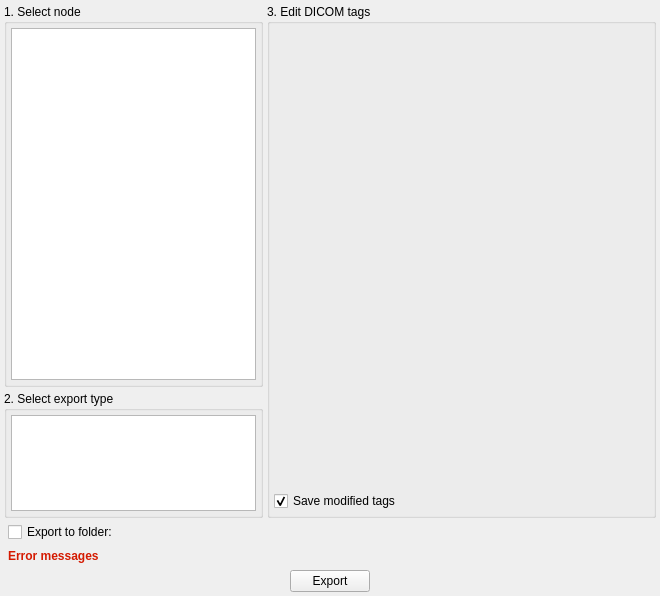
<?xml version="1.0" encoding="UTF-8"?>
<ui version="4.0">
 <class>qSlicerDICOMExportDialog</class>
 <widget class="QDialog" name="qSlicerDICOMExportDialog">
  <property name="geometry">
   <rect>
    <x>0</x>
    <y>0</y>
    <width>660</width>
    <height>596</height>
   </rect>
  </property>
  <property name="minimumSize">
   <size>
    <width>420</width>
    <height>0</height>
   </size>
  </property>
  <property name="windowTitle">
   <string>DICOM Export</string>
  </property>
  <layout class="QVBoxLayout" name="verticalLayout">
   <property name="spacing">
    <number>4</number>
   </property>
   <property name="leftMargin">
    <number>4</number>
   </property>
   <property name="topMargin">
    <number>4</number>
   </property>
   <property name="rightMargin">
    <number>4</number>
   </property>
   <property name="bottomMargin">
    <number>4</number>
   </property>
   <item>
    <layout class="QHBoxLayout" name="horizontalLayout_5">
     <property name="spacing">
      <number>4</number>
     </property>
     <item>
      <widget class="QFrame" name="frame">
       <property name="sizePolicy">
        <sizepolicy hsizetype="Expanding" vsizetype="Preferred">
         <horstretch>2</horstretch>
         <verstretch>0</verstretch>
        </sizepolicy>
       </property>
       <property name="frameShape">
        <enum>QFrame::NoFrame</enum>
       </property>
       <property name="frameShadow">
        <enum>QFrame::Raised</enum>
       </property>
       <layout class="QGridLayout" name="gridLayout_5">
        <property name="leftMargin">
         <number>0</number>
        </property>
        <property name="topMargin">
         <number>0</number>
        </property>
        <property name="rightMargin">
         <number>0</number>
        </property>
        <property name="bottomMargin">
         <number>0</number>
        </property>
        <property name="spacing">
         <number>4</number>
        </property>
        <item row="0" column="0">
         <widget class="QGroupBox" name="groupBox_1SelectNode">
          <property name="sizePolicy">
           <sizepolicy hsizetype="Preferred" vsizetype="Expanding">
            <horstretch>0</horstretch>
            <verstretch>3</verstretch>
           </sizepolicy>
          </property>
          <property name="title">
           <string>1. Select node</string>
          </property>
          <layout class="QGridLayout" name="gridLayout">
           <property name="leftMargin">
            <number>4</number>
           </property>
           <property name="topMargin">
            <number>4</number>
           </property>
           <property name="rightMargin">
            <number>4</number>
           </property>
           <property name="bottomMargin">
            <number>4</number>
           </property>
           <property name="spacing">
            <number>4</number>
           </property>
           <item row="0" column="0">
            <widget class="qMRMLSubjectHierarchyTreeView" name="SubjectHierarchyTreeView">
             <property name="sizePolicy">
              <sizepolicy hsizetype="Preferred" vsizetype="Preferred">
               <horstretch>0</horstretch>
               <verstretch>0</verstretch>
              </sizepolicy>
             </property>
             <property name="contextMenuEnabled">
              <bool>false</bool>
             </property>
            </widget>
           </item>
          </layout>
         </widget>
        </item>
        <item row="1" column="0">
         <widget class="QGroupBox" name="groupBox_2SelectExportType">
          <property name="sizePolicy">
           <sizepolicy hsizetype="Preferred" vsizetype="Expanding">
            <horstretch>0</horstretch>
            <verstretch>1</verstretch>
           </sizepolicy>
          </property>
          <property name="title">
           <string>2. Select export type</string>
          </property>
          <layout class="QGridLayout" name="gridLayout_2">
           <property name="leftMargin">
            <number>4</number>
           </property>
           <property name="topMargin">
            <number>4</number>
           </property>
           <property name="rightMargin">
            <number>4</number>
           </property>
           <property name="bottomMargin">
            <number>4</number>
           </property>
           <property name="spacing">
            <number>4</number>
           </property>
           <item row="0" column="0">
            <widget class="QListWidget" name="ExportablesListWidget">
             <property name="sizePolicy">
              <sizepolicy hsizetype="Preferred" vsizetype="Preferred">
               <horstretch>0</horstretch>
               <verstretch>0</verstretch>
              </sizepolicy>
             </property>
            </widget>
           </item>
          </layout>
         </widget>
        </item>
       </layout>
      </widget>
     </item>
     <item>
      <widget class="QGroupBox" name="groupBox_3EditDICOMTags">
       <property name="sizePolicy">
        <sizepolicy hsizetype="Preferred" vsizetype="Preferred">
         <horstretch>3</horstretch>
         <verstretch>0</verstretch>
        </sizepolicy>
       </property>
       <property name="title">
        <string>3. Edit DICOM tags</string>
       </property>
       <layout class="QVBoxLayout" name="verticalLayout_2">
        <property name="spacing">
         <number>4</number>
        </property>
        <property name="leftMargin">
         <number>4</number>
        </property>
        <property name="topMargin">
         <number>4</number>
        </property>
        <property name="rightMargin">
         <number>4</number>
        </property>
        <property name="bottomMargin">
         <number>4</number>
        </property>
        <item>
         <widget class="qSlicerDICOMTagEditorWidget" name="DICOMTagEditorWidget">
          <property name="sizePolicy">
           <sizepolicy hsizetype="Preferred" vsizetype="Expanding">
            <horstretch>0</horstretch>
            <verstretch>0</verstretch>
           </sizepolicy>
          </property>
         </widget>
        </item>
        <item>
         <widget class="QCheckBox" name="SaveTagsCheckBox">
          <property name="toolTip">
           <string>If checked, the manually edited tags will be saved into the scene, preserved for the next export. If unchecked, temporary changes can be made, only for this export operation.</string>
          </property>
          <property name="text">
           <string>Save modified tags</string>
          </property>
          <property name="checked">
           <bool>true</bool>
          </property>
         </widget>
        </item>
       </layout>
      </widget>
     </item>
    </layout>
   </item>
   <item>
    <widget class="QFrame" name="ExportFrame">
     <property name="frameShape">
      <enum>QFrame::NoFrame</enum>
     </property>
     <property name="frameShadow">
      <enum>QFrame::Raised</enum>
     </property>
     <layout class="QHBoxLayout" name="horizontalLayout_2">
      <property name="leftMargin">
       <number>4</number>
      </property>
      <property name="topMargin">
       <number>0</number>
      </property>
      <property name="rightMargin">
       <number>4</number>
      </property>
      <property name="bottomMargin">
       <number>0</number>
      </property>
      <item>
       <widget class="QCheckBox" name="ExportToFolderCheckBox">
        <property name="toolTip">
         <string>If checked, the exported DICOM files will be written into the specified folder.
If unchecked, the exported dataset will be added to the DICOM database.</string>
        </property>
        <property name="text">
         <string>Export to folder:</string>
        </property>
       </widget>
      </item>
      <item>
       <widget class="ctkPathLineEdit" name="PathLineEdit_OutputFolder">
        <property name="enabled">
         <bool>false</bool>
        </property>
        <property name="toolTip">
         <string>Exported DICOM files into this folder instead of the application's DICOM database.</string>
        </property>
        <property name="filters">
         <set>ctkPathLineEdit::Dirs|ctkPathLineEdit::Drives|ctkPathLineEdit::Executable|ctkPathLineEdit::NoDot|ctkPathLineEdit::NoDotDot|ctkPathLineEdit::PermissionMask|ctkPathLineEdit::Readable|ctkPathLineEdit::Writable</set>
        </property>
        <property name="options">
         <set>QFileDialog::ShowDirsOnly</set>
        </property>
        <property name="settingKey">
         <string notr="true">DICOM/ExportFolder</string>
        </property>
       </widget>
      </item>
     </layout>
    </widget>
   </item>
   <item>
    <layout class="QHBoxLayout" name="horizontalLayout_6">
     <property name="leftMargin">
      <number>4</number>
     </property>
     <property name="rightMargin">
      <number>4</number>
     </property>
     <item>
      <widget class="QLabel" name="ErrorLabel">
       <property name="palette">
        <palette>
         <active>
          <colorrole role="WindowText">
           <brush brushstyle="SolidPattern">
            <color alpha="255">
             <red>212</red>
             <green>26</green>
             <blue>1</blue>
            </color>
           </brush>
          </colorrole>
         </active>
         <inactive>
          <colorrole role="WindowText">
           <brush brushstyle="SolidPattern">
            <color alpha="255">
             <red>212</red>
             <green>26</green>
             <blue>1</blue>
            </color>
           </brush>
          </colorrole>
         </inactive>
         <disabled>
          <colorrole role="WindowText">
           <brush brushstyle="SolidPattern">
            <color alpha="255">
             <red>120</red>
             <green>120</green>
             <blue>120</blue>
            </color>
           </brush>
          </colorrole>
         </disabled>
        </palette>
       </property>
       <property name="font">
        <font>
         <weight>75</weight>
         <bold>true</bold>
        </font>
       </property>
       <property name="text">
        <string>Error messages</string>
       </property>
      </widget>
     </item>
     <item>
      <spacer name="horizontalSpacer_3">
       <property name="orientation">
        <enum>Qt::Horizontal</enum>
       </property>
       <property name="sizeHint" stdset="0">
        <size>
         <width>40</width>
         <height>20</height>
        </size>
       </property>
      </spacer>
     </item>
    </layout>
   </item>
   <item>
    <layout class="QHBoxLayout" name="horizontalLayout_4">
     <item>
      <spacer name="horizontalSpacer_2">
       <property name="orientation">
        <enum>Qt::Horizontal</enum>
       </property>
       <property name="sizeHint" stdset="0">
        <size>
         <width>40</width>
         <height>20</height>
        </size>
       </property>
      </spacer>
     </item>
     <item>
      <widget class="QPushButton" name="ExportButton">
       <property name="text">
        <string>Export</string>
       </property>
       <property name="autoDefault">
        <bool>false</bool>
       </property>
      </widget>
     </item>
     <item>
      <spacer name="horizontalSpacer">
       <property name="orientation">
        <enum>Qt::Horizontal</enum>
       </property>
       <property name="sizeHint" stdset="0">
        <size>
         <width>40</width>
         <height>20</height>
        </size>
       </property>
      </spacer>
     </item>
    </layout>
   </item>
  </layout>
 </widget>
 <customwidgets>
  <customwidget>
   <class>qSlicerDICOMTagEditorWidget</class>
   <extends>QWidget</extends>
   <header>qSlicerDICOMTagEditorWidget.h</header>
  </customwidget>
  <customwidget>
   <class>qMRMLSubjectHierarchyTreeView</class>
   <extends>QTreeView</extends>
   <header>qMRMLSubjectHierarchyTreeView.h</header>
  </customwidget>
  <customwidget>
   <class>ctkPathLineEdit</class>
   <extends>QWidget</extends>
   <header>ctkPathLineEdit.h</header>
  </customwidget>
 </customwidgets>
 <resources/>
 <connections>
  <connection>
   <sender>ExportToFolderCheckBox</sender>
   <signal>toggled(bool)</signal>
   <receiver>PathLineEdit_OutputFolder</receiver>
   <slot>setEnabled(bool)</slot>
   <hints>
    <hint type="sourcelabel">
     <x>85</x>
     <y>439</y>
    </hint>
    <hint type="destinationlabel">
     <x>129</x>
     <y>437</y>
    </hint>
   </hints>
  </connection>
 </connections>
</ui>
